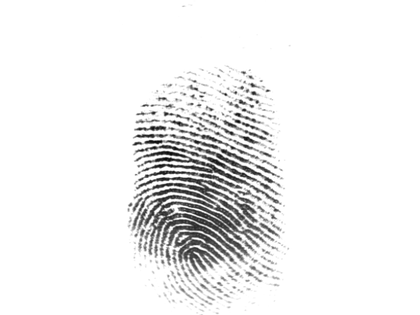
%> input picture 数图小作业3/106_3.bmp, 420 x 315 px, shrunk from 640 x 480 before the run
$ octave homework3.m   (GNU Octave 9; MATLAB toolbox functions it lacks are replaced by stand-ins)
%> lines starting %> are read from the running program, lines starting %| are printed output that depends on the picture
### 数图小作业3/DrawDir.m
function obj = DrawDir(fig,dir,BLK_SIZE,LineSpec,ROI)
% Draw blockwise orientaion field
%
% Inputs:
%   dir         - [-90,90]
%   ROI         - (Optional) Blockwise region mask, 1 means fingerprint.
%
% Jianjiang Feng
% 2007-3

linecolor = LineSpec(1);
if length(LineSpec)>1
    linewidth = str2num(LineSpec(2));
else
    linewidth = 1;
end

len = BLK_SIZE*0.8;

figure(fig),hold on
% [5 lines of commented-out code are left out]
[h,w] = size(dir);
obj = zeros(h,w);


for row = 1:h
    for col = 1:w
        if (dir(row,col)>90 | dir(row,col)<-90) | (nargin>4 & ROI(row,col)==0)
            obj(row,col) = -1;
            continue
        end

        cx = (col-1)*BLK_SIZE+BLK_SIZE/2;
        cy = (row-1)*BLK_SIZE+BLK_SIZE/2;
        if 1
            linex(1) = cos(dir(row,col)*pi/180)*len/2;
            linex(2) = -cos(dir(row,col)*pi/180)*len/2;
            liney(1) = -sin(dir(row,col)*pi/180)*len/2;
            liney(2) = sin(dir(row,col)*pi/180)*len/2;
        else
            if dir(row,col)==90
                linex(1) = 0;
                liney(1) = -len/2;
                linex(2) = 0;
                liney(2) = len/2;
            elseif dir(row,col)<=45 & dir(row,col)>=-45
                linex(1) = -len/2;
                liney(1) = -linex(1)*tan(dir(row,col)*pi/180);
                linex(2) = len/2;
                liney(2) = -linex(2)*tan(dir(row,col)*pi/180);
            else
                liney(1) = -len/2;
                linex(1) = -liney(1)/tan(dir(row,col)*pi/180);
                liney(2) = len/2;
                linex(2) = -liney(2)/tan(dir(row,col)*pi/180);
            end

            linex(1) = cut(linex(1),-len/2,len/2);
            liney(1) = cut(liney(1),-len/2,len/2);
            linex(2) = cut(linex(2),-len/2,len/2);
            liney(2) = cut(liney(2),-len/2,len/2);
        end

        linex = linex+cx;
        liney = liney+cy;
        obj(row,col) = line(linex,liney,'color',linecolor,'linewidth',linewidth);
    end
end


% [8 lines left out: function cut, not called in this run]

### 数图小作业3/homework3.m
%% 数字图像处理第三次作业
clear;
clc;
close all;
image_dir = '106_3.bmp'; % 源图片路径
file_type = '.bmp'; % 图片文件类型为bmp
% other global variable
sblock = 16;
lblock = 30;

%% Initial the image and others
Image = imread(image_dir);
%> Image is the input picture: size 315x420 uint8; min 6, max 255, mean 239
figure(1), imshow(Image);
[X, Y] = size(Image);
%> X = 315; Y = 420
Direction = zeros(ceil(X / sblock), ceil(Y / sblock));
Period = zeros(ceil(X / sblock), ceil(Y / sblock));
ROI = zeros(ceil(X / sblock), ceil(Y / sblock));
%% calculate large block location
for i = 0 : ceil(X / sblock) - 1
    for j = 0 : ceil(Y / sblock) - 1
        % 计算以小块为中心的大块的边际点坐标+特判
        x0 = ((i * sblock - (lblock - sblock) / 2) < 1) + ((i * sblock - (lblock - sblock) / 2) >= 1) * (i * sblock - (lblock - sblock) / 2);
        y0 = ((j * sblock - (lblock - sblock) / 2) < 1) + ((j * sblock - (lblock - sblock) / 2) >= 1) * (j * sblock - (lblock - sblock) / 2);
        x1 = ((i * sblock + (lblock - sblock) / 2 + sblock - 1) > X) * X + ((i * sblock + 23) <= X) * (i * sblock + (lblock - sblock) / 2 + sblock - 1);
        y1 = ((j * sblock + (lblock - sblock) / 2 + sblock - 1) > Y) * Y + ((j * sblock + 23) <= Y) * (j * sblock + (lblock - sblock) / 2 + sblock - 1);
        block_l = Image(x0: x1, y0: y1);
        block_l = block_l - mean(mean(block_l));
        if mean(mean(block_l)) <= 3
            ROI(i + 1, j + 1) = 0;
            Period(i + 1, j + 1) = 0;
            continue;
        end
        %imshow(block_l)

        block_l = abs(fftshift(fft2(block_l)));
        while 1
            [x, y] = find(block_l == max(max(block_l)));
            if length(x) > 1
                break;
            else
                block_l(x, y) = 0;
            end
        end
        ROI(i + 1, j + 1) = 1;
        Direction(i + 1, j + 1) = atand((y(1) - y(2)) / (x(1) - x(2)));
        Period(i + 1, j + 1) = 1 / sqrt((y(1) - y(2))^2 + (x(1) - x(2)) ^ 2);
% [12 lines of commented-out code are left out]
    end
end
DrawDir(1, Direction, sblock, 'b', ROI);
%> after the loop in DrawDir, `for row = 1:h`: linex = [237.3 226.7]; liney = [315.6 308.4]
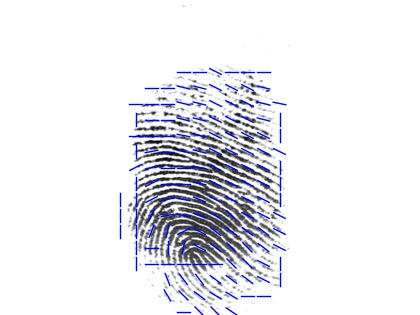
%> figure redrawn from the program's plot data
Period = uint8(255 / max(max(Period)) * Period); %映射到0-255
figure(2),imshow(Period, 'InitialMagnification', 'fit');
%> after `imshow(Period, 'InitialMagnification', 'fit')`:
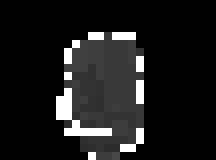
%> displayed picture: size 20x27, on the screen's scale of 0 to 255 (shown 8 times larger); min 0, max 255, mean 27.3
%figure(3), imshow(Direction, 'InitialMagnification', 'fit');
